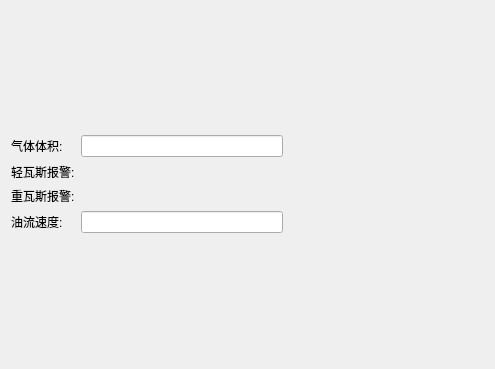
<?xml version="1.0" encoding="UTF-8"?>
<ui version="4.0">
 <class>GasRelayMonitorForm</class>
 <widget class="QWidget" name="GasRelayMonitorForm">
  <property name="geometry">
   <rect>
    <x>0</x>
    <y>0</y>
    <width>495</width>
    <height>369</height>
   </rect>
  </property>
  <property name="windowTitle">
   <string>Form</string>
  </property>
  <layout class="QVBoxLayout" name="verticalLayout">
   <item>
    <layout class="QHBoxLayout" name="horizontalLayout">
     <item>
      <layout class="QGridLayout" name="gridLayout_2">
       <item row="0" column="2">
        <spacer name="horizontalSpacer">
         <property name="orientation">
          <enum>Qt::Horizontal</enum>
         </property>
         <property name="sizeHint" stdset="0">
          <size>
           <width>40</width>
           <height>20</height>
          </size>
         </property>
        </spacer>
       </item>
       <item row="2" column="0">
        <widget class="QLabel" name="label_3">
         <property name="text">
          <string>重瓦斯报警:</string>
         </property>
        </widget>
       </item>
       <item row="0" column="0">
        <widget class="QLabel" name="label">
         <property name="text">
          <string>气体体积:</string>
         </property>
        </widget>
       </item>
       <item row="0" column="1">
        <widget class="QLineEdit" name="lineEdit"/>
       </item>
       <item row="1" column="0">
        <widget class="QLabel" name="label_2">
         <property name="text">
          <string>轻瓦斯报警:</string>
         </property>
        </widget>
       </item>
       <item row="3" column="0">
        <widget class="QLabel" name="label_4">
         <property name="text">
          <string>油流速度:</string>
         </property>
        </widget>
       </item>
       <item row="3" column="1">
        <widget class="QLineEdit" name="lineEdit_2"/>
       </item>
      </layout>
     </item>
     <item>
      <layout class="QVBoxLayout" name="verticalLayout_display"/>
     </item>
    </layout>
   </item>
  </layout>
 </widget>
 <resources/>
 <connections/>
</ui>
